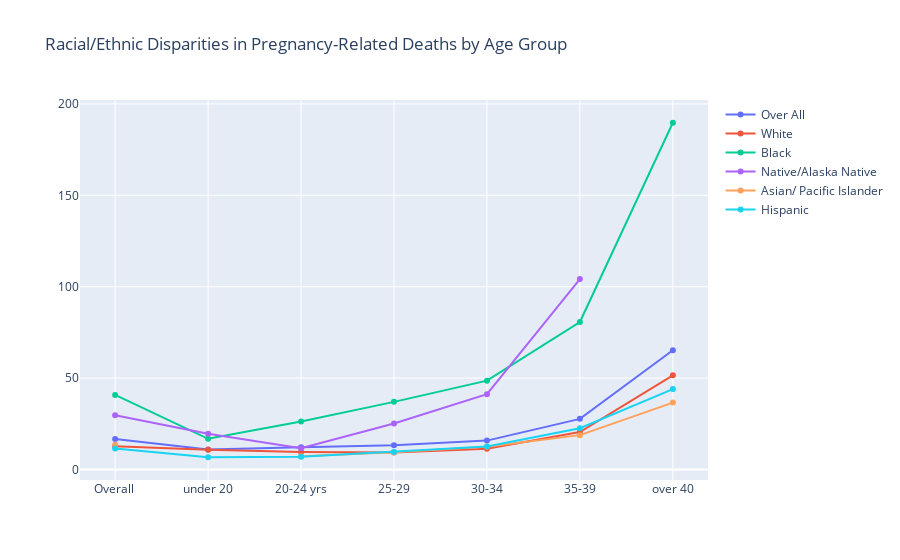

The notebook cell this image was saved under:
### Code cell
trace1 = go.Scatter(x=df['Age Group'], y=df[' Total PRMR'], mode='lines+markers', name='Over All')
trace2 = go.Scatter(x=df['Age Group'], y=df['White PRMR'], mode='lines+markers', name='White' )
trace3 = go.Scatter(x=df['Age Group'], y=df['Black PRMR'], mode='lines+markers', name='Black')
trace4 = go.Scatter(x=df['Age Group'], y=df['AI/AN PRMR'], mode='lines+markers', name='Native/Alaska Native')
trace5 = go.Scatter(x=df['Age Group'], y=df['Asian/ PI'], mode='lines+markers', name='Asian/ Pacific Islander')
trace6 = go.Scatter(x=df['Age Group'], y=df['Hispanic PRMR'], mode='lines+markers', name='Hispanic')

fig= go.Figure(data=[trace1, trace2, trace3, trace4,trace5,trace6])
fig.update_layout(title='Racial/Ethnic Disparities in Pregnancy-Related Deaths by Age Group')
fig.iplot()

### Figure 1 — Plotly figure (JSON) as saved in the notebook; plotly's stock layout.template omitted (floating-point values rounded to 4 significant figures)
{"data": [{"mode": "lines+markers", "name": "Over All", "type": "scatter", "x": ["Overall ", "under 20", "20-24 yrs", "25-29", "30-34", "35-39", "over 40"], "y": [16.7, 10.9, 12.2, 13.3, 15.8, 27.7, 65.2]}, {"mode": "lines+markers", "name": "White", "type": "scatter", "x": ["Overall ", "under 20", "20-24 yrs", "25-29", "30-34", "35-39", "over 40"], "y": [12.7, 10.8, 9.6, 9.3, 11.3, 20.5, 51.5]}, {"mode": "lines+markers", "name": "Black", "type": "scatter", "x": ["Overall ", "under 20", "20-24 yrs", "25-29", "30-34", "35-39", "over 40"], "y": [40.8, 16.8, 26.3, 37, 48.6, 80.7, 189.7]}, {"mode": "lines+markers", "name": "Native/Alaska Native", "type": "scatter", "x": ["Overall ", "under 20", "20-24 yrs", "25-29", "30-34", "35-39", "over 40"], "y": [29.7, 19.5, 11.6, 25.2, 41.2, 104.2, null]}, {"mode": "lines+markers", "name": "Asian/ Pacific Islander", "type": "scatter", "x": ["Overall ", "under 20", "20-24 yrs", "25-29", "30-34", "35-39", "over 40"], "y": [13.5, null, 7.2, 9.5, 12.5, 18.8, 36.6]}, {"mode": "lines+markers", "name": "Hispanic", "type": "scatter", "x": ["Overall ", "under 20", "20-24 yrs", "25-29", "30-34", "35-39", "over 40"], "y": [11.5, 6.7, 7, 9.6, 12.6, 22.6, 44]}], "layout": {"title": {"text": "Racial/Ethnic Disparities in Pregnancy-Related Deaths by Age Group"}}}
